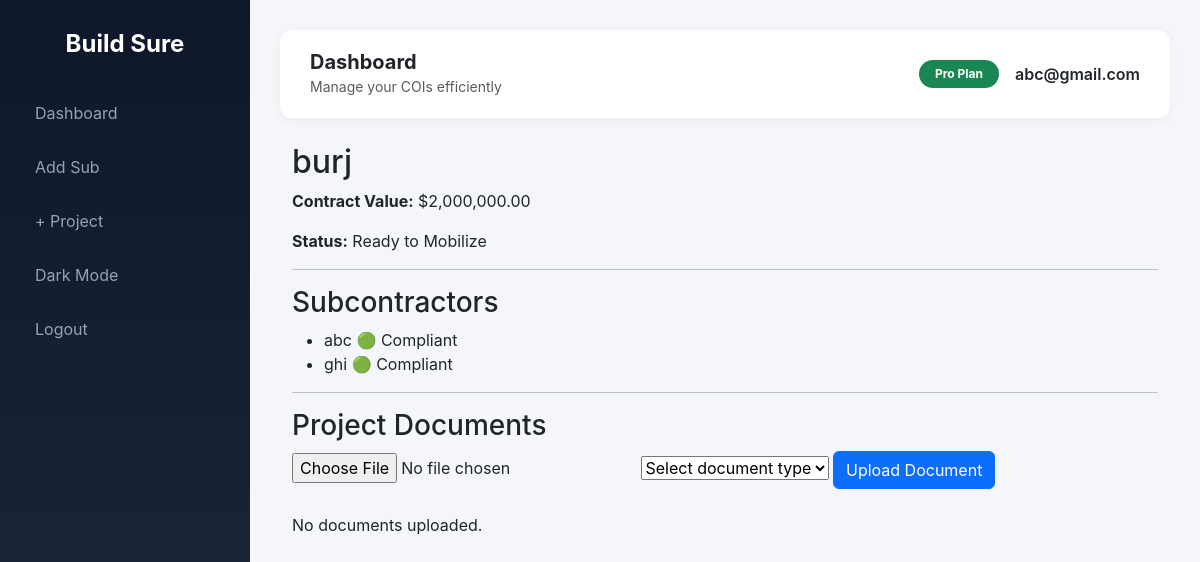
Screenshot of /project/1 (signed in) with the database file from the repository.
### main.py (models this page shows, shortened)
class User(db.Model, UserMixin):
    id = db.Column(db.Integer, primary_key=True)
    email = db.Column(db.String(120), unique=True, nullable=False)
    password = db.Column(db.String(200), nullable=False)
    timezone = db.Column(db.String(50), default="US/Eastern")
    paid = db.Column(db.Boolean, default=False)
    subs = db.relationship(
        'Subcontractor',
        backref='owner',
        cascade="all, delete-orphan",
        lazy=True
    )

class Project(db.Model):
    id = db.Column(db.Integer, primary_key=True)
    name = db.Column(db.String(200))
    contract_value = db.Column(db.Float)
    user_id = db.Column(db.Integer, db.ForeignKey("user.id"))
    subs = db.relationship("ProjectSubcontractor", backref="project")
    @property
    def mobilization_status(self):
        has_expired = False
        has_risk = False
        for ps in self.subs:
            status = ps.subcontractor.computed_status
            if status == "expired":
                has_expired = True
            elif status == "at_risk":
                has_risk = True
        if has_expired:
            return "Blocked"
        if has_risk:
            return "Pending Compliance"
        return "Ready to Mobilize"

class Subcontractor(db.Model):
    id = db.Column(db.Integer, primary_key=True)
    user_id = db.Column(
        db.Integer,
        db.ForeignKey('user.id'),
        nullable=False
    )
    name = db.Column(db.String(150))
    email = db.Column(db.String(150))
    phone = db.Column(db.String(30))
    role = db.Column(db.String(100))
    timezone = db.Column(db.String(50))
    coi_expiration = db.Column(db.Date)
    last_reminder_sent = db.Column(db.DateTime)
    documents = db.relationship(
        "Document",
        backref="sub",
        lazy=True,
        cascade="all, delete-orphan"
    )
    @property
    def days_left(self):
        if not self.coi_expiration:
            return None
        return (self.coi_expiration - date.today()).days
    @property
    def computed_status(self):
        days = self.days_left
        if days is None:
            return "compliant"
        if days < 0:
            return "expired"
        elif days <= 30:
            return "at_risk"
        else:
            return "compliant"

class ProjectSubcontractor(db.Model):
    id = db.Column(db.Integer, primary_key=True)
    project_id = db.Column(db.Integer, db.ForeignKey('project.id'))
    subcontractor_id = db.Column(db.Integer, db.ForeignKey('subcontractor.id'))
    approved_for_project = db.Column(db.Boolean, default=False)
    subcontractor = db.relationship('Subcontractor')
    coverage_limit = db.Column(db.Float, default=1000000)

### main.py (the view)
@app.route("/project/<int:project_id>")
@login_required
def view_project(project_id):
    project = Project.query.filter_by(
        id=project_id,
        user_id=current_user.id
    ).first_or_404()
    return render_template("view_project.html", project=project)

### main.py (called while the page is built)
@login_manager.user_loader
def load_user(user_id):
    return db.session.get(User, int(user_id))

### templates/view_project.html (shortened to what this page needs)
{% extends "base.html" %}
{% block content %}
<h2>{{ project.name }}</h2>
<p>
<strong>Contract Value:</strong>
${{ "{:,.2f}".format(project.contract_value or 0) }}
</p>
<p>
<strong>Status:</strong>
{{ project.mobilization_status }}
</p>
<hr>
<h3>Subcontractors</h3>
<ul>
{% for ps in project.subs %}
<li>
{{ ps.subcontractor.name }}
{% if ps.subcontractor.computed_status == "expired" %}
🔴 Expired
{% elif ps.subcontractor.computed_status == "at_risk" %}
🟡 At Risk
{% else %}
🟢 Compliant
{% endif %}
</li>
{% else %}
<li>No subcontractors linked.</li>
{% endfor %}
</ul>
<hr>
<h3>Project Documents</h3>
<form action="{{ url_for('upload_project_document', project_id=project.id) }}"
      method="POST"
      enctype="multipart/form-data">
<input type="file" name="file" required>
<select name="doc_type" required>
<option value="">Select document type</option>
</select>
<button type="submit" class="btn btn-primary">
Upload Document
</button>
</form>
<br>
{% if project.documents %}
<table class="table">
<thead>
<tr>
<th>Document</th>
<th>Type</th>
<th>Upload Date</th>
<th>Actions</th>
</tr>
</thead>
<tbody>
{% for doc in project.documents %}
<tr>
<td>
<a href="{{ url_for('view_document', doc_id=doc.id) }}">
{{ doc.original_name or doc.filename }}
</a>
</td>
<td>
{{ doc.document_type }}
</td>
<td>
{{ doc.upload_date|format_local_time(current_user.timezone) }}
</td>
<td>
<form action="{{ url_for('delete_document', doc_id=doc.id) }}"
      method="POST"
      style="display:inline;">
<button class="btn btn-danger btn-sm"
onclick="return confirm('Delete this document?')">
Delete
</button>
</form>
</td>
</tr>
{% endfor %}
</tbody>
</table>
{% else %}
<p>No documents uploaded.</p>
{% endif %}
{% endblock %}

### templates/base.html (shortened to what this page needs)
<!DOCTYPE html>
<html lang="en">
<head>
    <link href="https://cdn.jsdelivr.net/npm/bootstrap@5.3.2/dist/css/bootstrap.min.css" rel="stylesheet">
</head>
<body>
{% if current_user.is_authenticated %}
<div class="sidebar">
    <h4>Build Sure</h4>
    <a href="{{ url_for('dashboard') }}">Dashboard</a>
    <a href="{{ url_for('add_sub') }}">Add Sub</a>
    <a href="{{ url_for('add_project') }}" class="nav-btn">
    + Project
</a>
    <a href="#" id="toggleDark">Dark</a>
    <a href="{{ url_for('logout') }}">Logout</a>
</div>
{% endif %}
<div class="{% if current_user.is_authenticated %}main-content{% endif %}">
{% if current_user.is_authenticated %}
<div class="navbar-top d-flex justify-content-between align-items-center">
    <div class="d-flex align-items-center gap-3">
        <div>
            <h5 class="mb-0 fw-bold">Dashboard</h5>
            <small class="text-muted">Manage your COIs efficiently</small>
        </div>
    </div>
    <div class="d-flex align-items-center gap-3">
        <span class="badge bg-success rounded-pill px-3 py-2">
            Pro Plan
        </span>
        <span class="fw-semibold">{{ current_user.email }}</span>
    </div>
</div>
{% endif %}
<div class="position-fixed top-0 end-0 p-3" style="z-index: 9999">
</div>
<div class="container-fluid">
    {% block content %}{% endblock %}
</div>
</div>
</body>
</html>

### templates/base.html (style rules this page uses)
body { background-color: #f4f6f9; font-family: 'Inter', sans-serif; transition: background-color 0.3s ease, color 0.3s ease; }
.sidebar { height: 100vh; position: fixed; width: 250px; background: linear-gradient(180deg, #0f172a, #1e293b); color: white; padding-top: 30px; transition: transform 0.3s ease; }
.sidebar h4 { text-align: center; margin-bottom: 30px; font-weight: 700; }
.sidebar a { color: #94a3b8; text-decoration: none; display: block; padding: 12px 20px; border-radius: 10px; margin: 6px 15px; transition: 0.2s ease; }
.main-content { margin-left: 250px; padding: 30px; transition: margin-left 0.3s ease; }
.navbar-top { background: white; padding: 20px 30px; border-radius: 12px; margin-bottom: 25px; box-shadow: 0 2px 10px rgba(0,0,0,0.05); transition: background 0.3s ease; }

### rows the page displays
User: email "abc@gmail.com"
Project: name "burj", contract_value "2,000,000.00"
Subcontractor: mobilization_status "Ready to Mobilize"
ProjectSubcontractor: subcontractor.name "abc"
ProjectSubcontractor: subcontractor.name "ghi"
